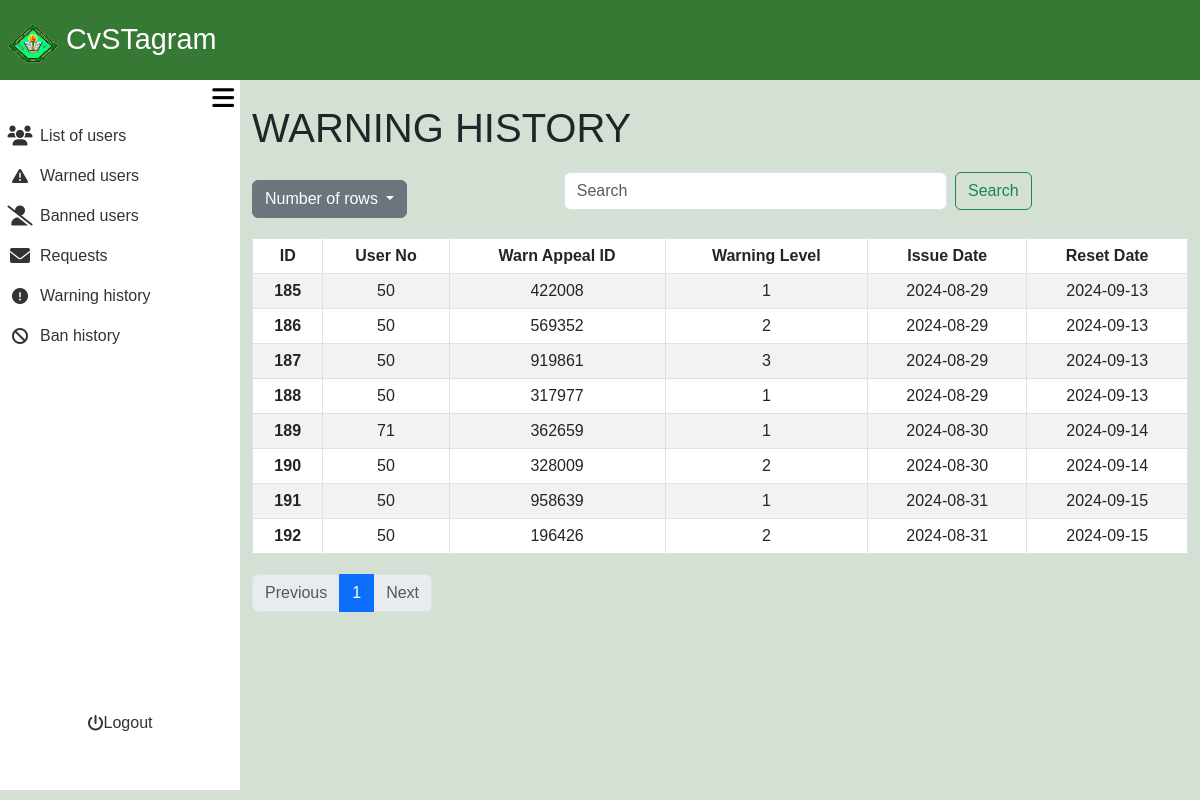
/admin_area/warned_user.php (signed in), run on the app's committed database.
### tables this page shows
CREATE TABLE `user_warnings` (
  `warning_id` int(11) NOT NULL,
  `user_no` int(11) NOT NULL,
  `warn_appeal_id` int(11) NOT NULL,
  `warning_level` int(11) NOT NULL DEFAULT 1,
  `issue_date` date NOT NULL,
  `reset_date` date NOT NULL
);

### admin_area/warned_user.php (the view, shortened to what this page needs)
<?php
require_once '../include/connect.php';
require_once '../include/bootsrap.php';
?>
<!DOCTYPE html>
<html lang="en">
<head>
    <link rel="stylesheet" href="admin_dashbaord.css?v=<?php echo time(); ?>">
</head>
<body>
<div class="container-fluid screen">
    <div class="container-fluid nav">
        <nav class="navbar">
            <div class="container-fluid navtexticon">
                <a class="navbar-brand px-2" href="#">
                <img src="../images/Cavite_State_University_(CvSU).png" alt="Logo" width="50" height="40" class="d-inline-block align-text-top">
                CvSTagram
                </a>
            </div>
        </nav>
    </div>
    <div class="container-fluid contbody">
        <div class="container-fluid sidenav">
            <div class="container-fluid menubutton">
            <button onclick="toggleSidenav()"><i class="fa-solid fa-bars"></i></button>
            </div>
            <div class="container-fluid featurescont">
            <div class="container-fluid buttonlinkside">
                <div class="row">
                        <div class="col">
                            <ul>
                                <li>
                                    <a href="list_of_users.php">
                                        <div class="container-fluid listofusers">
                                            <div class="container-fluid listusericon">
                                                 <i class="fa-solid fa-users fa-lg"></i>
                                            </div>
                                            <div class="container-fluid listofusersname">
                                                List of users
                                            </div>
                                        </div>
                                    </a>
                                </li>
                            </ul>
                        </div>
                    </div>
                    <div class="row">
                        <div class="col">
                            <ul>
                                <li>
                                    <a href="active_warn.php">
                                        <div class="container-fluid listofusers">
                                            <div class="container-fluid listusericon">
                                            <i class="fa-solid fa-triangle-exclamation"></i>
                                            </div>
                                            <div class="container-fluid listofusersname">
                                                Warned users
                                            </div>
                                        </div>
                                    </a>
                                </li>
                            </ul>
                        </div>
                    </div>
                    <div class="row">
                        <div class="col">
                            <ul>
                                <li>
                                    <a href="active_ban.php">
                                        <div class="container-fluid Bannedaccounts">
                                            <div class="container-fluid Bannedaccountsicon">
                                            <i class="fa-solid fa-user-slash fa-lg"></i>
                                            </div>
                                            <div class="container-fluid Bannedaccountsname">
                                                Banned users
                                            </div>
                                        </div>
                                    </a>
                                </li>
                            </ul>
                        </div>
                    </div>
                        <div class="row">
                            <div class="col">
                                <ul>
                                    <li>
                                        <a href="request.php">
                                            <div class="container-fluid Deletedaccounts">
                                                <div class="container-fluid Deletedaccountsicon">
                                                <i class="fa-solid fa-envelope fa-lg"></i>
                                                </div>
                                                <div class="container-fluid Deletedaccountsname">
                                                        Requests
                                                </div>
                                            </div>
                                        </a>
                                    </li>
                                </ul>
                            </div>
                        </div>
                        <div class="row">
                        <div class="col">
                            <ul>
                                <li>
                                    <a href="warned_user.php">
                                        <div class="container-fluid listofusers">
                                            <div class="container-fluid listusericon">
                                            <i class="fa-solid fa-circle-exclamation"></i>
                                            </div>
                                            <div class="container-fluid listofusersname">
                                                Warning history
                                            </div>
                                        </div>
                                    </a>
                                </li>
                            </ul>
                        </div>
                    </div>
                    <div class="row">
                        <div class="col">
                            <ul>
                                <li>
                                    <a href="banned_user.php">
                                        <div class="container-fluid Bannedaccounts">
                                            <div class="container-fluid Bannedaccountsicon">
                                                <i class="fa-solid fa-ban"></i>
                                            </div>
                                            <div class="container-fluid Bannedaccountsname">
                                                Ban history
                                            </div>
                                        </div>
                                    </a>
                                </li>
                            </ul>
                        </div>
                    </div>
                    </div>
                <div class="container-fluid logoutcont">
                        <div class="row">
                            <div class="col">
                                <ul>
                                    <li>
                                        <a href="">
                                            <div class="container-fluid Deletedaccounts" style="border-radius: 10px;">
                                                <div class="container-fluid Deletedaccountsicon">
                                                <i class="fa-solid fa-power-off"></i>
                                                </div>
                                                <div class="container-fluid Deletedaccountsname">
                                                    <a href="admin_logout.php">Logout</a>
                                                </div>
                                            </div>
                                        </a>
                                    </li>
                                </ul>
                            </div>
                        </div>
                </div>
            </div>
        </div>
        <div class="container-fluid content">
<?php
$rows = isset($_GET['rows']) ? intval($_GET['rows']) : 10;
$page = isset($_GET['page']) ? intval($_GET['page']) : 1;
$offset = ($page - 1) * $rows;
$valid_sort_columns = ['warning_id', 'user_no', 'warn_appeal_id', 'warning_level', 'issue_date', 'reset_date'];
$sort_by = isset($_GET['sort_by']) && in_array($_GET['sort_by'], $valid_sort_columns) ? $_GET['sort_by'] : 'warning_id';
$sort_order = isset($_GET['sort_order']) && $_GET['sort_order'] == 'DESC' ? 'DESC' : 'ASC';
$search = isset($_GET['search']) ? $con->real_escape_string($_GET['search']) : '';
$totalResult = $con->query("SELECT COUNT(*) AS total FROM user_warnings WHERE
                            warning_id LIKE '%$search%' OR
                            user_no LIKE '%$search%' OR
                            warn_appeal_id LIKE '%$search%' OR
                            warning_level LIKE '%$search%' OR
                            DATE_FORMAT(issue_date, '%Y-%m-%d') LIKE '%$search%' OR
                            DATE_FORMAT(reset_date, '%Y-%m-%d') LIKE '%$search%'");
$totalRows = $totalResult->fetch_assoc()['total'];
$sql = "SELECT warning_id, user_no, warn_appeal_id, warning_level, issue_date, reset_date
        FROM user_warnings
        WHERE warning_id LIKE '%$search%'
           OR user_no LIKE '%$search%'
           OR warn_appeal_id LIKE '%$search%'
           OR warning_level LIKE '%$search%'
           OR DATE_FORMAT(issue_date, '%Y-%m-%d') LIKE '%$search%'
           OR DATE_FORMAT(reset_date, '%Y-%m-%d') LIKE '%$search%'
        ORDER BY $sort_by $sort_order
        LIMIT $offset, $rows";
$usersResult = $con->query($sql);
$totalPages = ceil($totalRows / $rows);
?>
<div class="container mt-4">
    <h1>WARNING HISTORY</h1>
    <div class="container-fluid operations">
        <div class="dropdown">
            <button class="btn btn-secondary dropdown-toggle" type="button" data-bs-toggle="dropdown" aria-expanded="false">
                Number of rows
            </button>
        </div>
        <div class="container-fluid search">
            <form class="d-flex" role="search" style="width: 100%;" method="GET" action="">
                <input class="form-control me-2" type="search" name="search" placeholder="Search" aria-label="Search" value="<?= htmlspecialchars(isset($_GET['search']) ? $_GET['search'] : ''); ?>">
                <button class="btn btn-outline-success" type="submit">Search</button>
            </form>
        </div>
    </div>
    <table class="table table-bordered table-striped">
    <thead>
        <tr>
            <th scope="col" class="sortable" onclick="sortTable('warning_id')">
                ID <i class="fa-solid fa-sort-up"></i><i class="fa-solid fa-sort-down"></i>
            </th>
            <th scope="col" class="sortable" onclick="sortTable('user_no')">
                User No <i class="fa-solid fa-sort-up"></i><i class="fa-solid fa-sort-down"></i>
            </th>
            <th scope="col" class="sortable" onclick="sortTable('warn_appeal_id')">
                Warn Appeal ID <i class="fa-solid fa-sort-up"></i><i class="fa-solid fa-sort-down"></i>
            </th>
            <th scope="col" class="sortable" onclick="sortTable('warning_level')">
                Warning Level <i class="fa-solid fa-sort-up"></i><i class="fa-solid fa-sort-down"></i>
            </th>
            <th scope="col" class="sortable" onclick="sortTable('issue_date')">
                Issue Date <i class="fa-solid fa-sort-up"></i><i class="fa-solid fa-sort-down"></i>
            </th>
            <th scope="col" class="sortable" onclick="sortTable('reset_date')">
                Reset Date <i class="fa-solid fa-sort-up"></i><i class="fa-solid fa-sort-down"></i>
            </th>
        </tr>
    </thead>
    <tbody>
            <?php
            if ($usersResult->num_rows > 0) {
                while ($row = $usersResult->fetch_assoc()) {
                    echo "<tr>";
                    echo "<th scope='row'>" . $row['warning_id'] . "</th>";
                    echo "<td>" . $row['user_no'] . "</td>";
                    echo "<td>" . $row['warn_appeal_id'] . "</td>";
                    echo "<td>" . $row['warning_level'] . "</td>";
                    echo "<td>" . $row['issue_date'] . "</td>";
                    echo "<td>" . $row['reset_date'] . "</td>";
                    echo "</tr>";
                }
            } else {
                echo "<tr><td colspan='6'>No warned users found</td></tr>";
            }
            ?>
        </tbody>
</table>
    <nav aria-label="Page navigation">
        <ul class="pagination">
            <li class="page-item <?= ($page <= 1) ? 'disabled' : ''; ?>">
                <a class="page-link" href="?rows=<?= $rows; ?>&page=<?= $page - 1; ?>&sort_by=<?= $sort_by; ?>&sort_order=<?= $sort_order; ?>">Previous</a>
            </li>
            <?php for ($i = 1; $i <= $totalPages; $i++) : ?>
                <li class="page-item <?= ($page == $i) ? 'active' : ''; ?>">
                    <a class="page-link" href="?rows=<?= $rows; ?>&page=<?= $i; ?>&sort_by=<?= $sort_by; ?>&sort_order=<?= $sort_order; ?>"><?= $i; ?></a>
                </li>
            <?php endfor; ?>
            <li class="page-item <?= ($page >= $totalPages) ? 'disabled' : ''; ?>">
                <a class="page-link" href="?rows=<?= $rows; ?>&page=<?= $page + 1; ?>&sort_by=<?= $sort_by; ?>&sort_order=<?= $sort_order; ?>">Next</a>
            </li>
        </ul>
    </nav>
</div>
        </div>
    </div>
</div>
</body>
</html>

### admin_area/admin_dashbaord.css (style rules this page uses)
body { font-family: Arial, Helvetica, sans-serif; padding: 0; margin: 0; background-color: #D3E0D3; }
ul, li, a { text-decoration: none; list-style-type: none; color: inherit; padding: 0; }
.container-fluid { padding: 0; }
.screen { height: 100vh; width: 100%; display: flex; flex-direction: column; }
.nav { height: 10vh; width: 100%; padding: 0; background-color: #367934; }
.contbody { display: flex; flex: 1; }
.sidenav { position: fixed; top: 10vh; left: 0; height: calc(90vh - 10px); width: 20%; transition: width 0.3s; background-color: #fff; z-index: 1000; }
.navtexticon a { color: #fff; font-size: 1.8rem; }
.menubutton { height: 5%; width: 100%; display: flex; align-items: center; justify-content: flex-end; }
.menubutton button { border: none; background-color: transparent; font-size: 25px; }
.content { margin-left: 20%; width: 80%; transition: width 0.3s, margin-left 0.3s; min-height: 90%; height: auto; }
.featurescont { height: 90%; }
.buttonlinkside { height: 90%; }
.logoutcont { width: 100%; height: 10%; display: flex; align-items: center; justify-content: center; }
.Deletedaccountsname, .Bannedaccountsname, .listofusersname { height: 100%; width: 100%; display: flex; align-items: center; justify-content: flex-start; }
.Deletedaccounts, .Bannedaccounts, .listofusers { transition: background-color 0.3s ease; border-radius: 0 10px 10px 0; flex: 0 0 auto; padding: 0; height: 100%; display: flex; align-items: center; justify-content: flex-start; flex-direction: row; }
.Deletedaccountsicon, .Bannedaccountsicon, .listusericon { width: 20%; height: 100%; display: flex; align-items: center; justify-content: center; }
.Deletedaccounts, .Bannedaccounts, .listofusers { color: #333; }
.table th, .table td { text-align: center; }
.sortable { cursor: pointer; position: relative; }
.pagination { margin: 20px 0; }
.dropdown { margin: 20px 0; }
.operations { display: flex; }
.search { width: 50%; display: flex; align-items: center; justify-content: center; }

### data on the page
user_warnings: warning_id "185", user_no "50", warn_appeal "422008", warning_level "1", issue_date "2024-08-29", reset_date "2024-09-13"
user_warnings: warning_id "186", user_no "50", warn_appeal "569352", warning_level "2", issue_date "2024-08-29", reset_date "2024-09-13"
user_warnings: warning_id "187", user_no "50", warn_appeal "919861", warning_level "3", issue_date "2024-08-29", reset_date "2024-09-13"
user_warnings: warning_id "188", user_no "50", warn_appeal "317977", warning_level "1", issue_date "2024-08-29", reset_date "2024-09-13"
user_warnings: warning_id "189", user_no "71", warn_appeal "362659", warning_level "1", issue_date "2024-08-30", reset_date "2024-09-14"
user_warnings: warning_id "190", user_no "50", warn_appeal "328009", warning_level "2", issue_date "2024-08-30", reset_date "2024-09-14"
user_warnings: warning_id "191", user_no "50", warn_appeal "958639", warning_level "1", issue_date "2024-08-31", reset_date "2024-09-15"
user_warnings: warning_id "192", user_no "50", warn_appeal "196426", warning_level "2", issue_date "2024-08-31", reset_date "2024-09-15"
